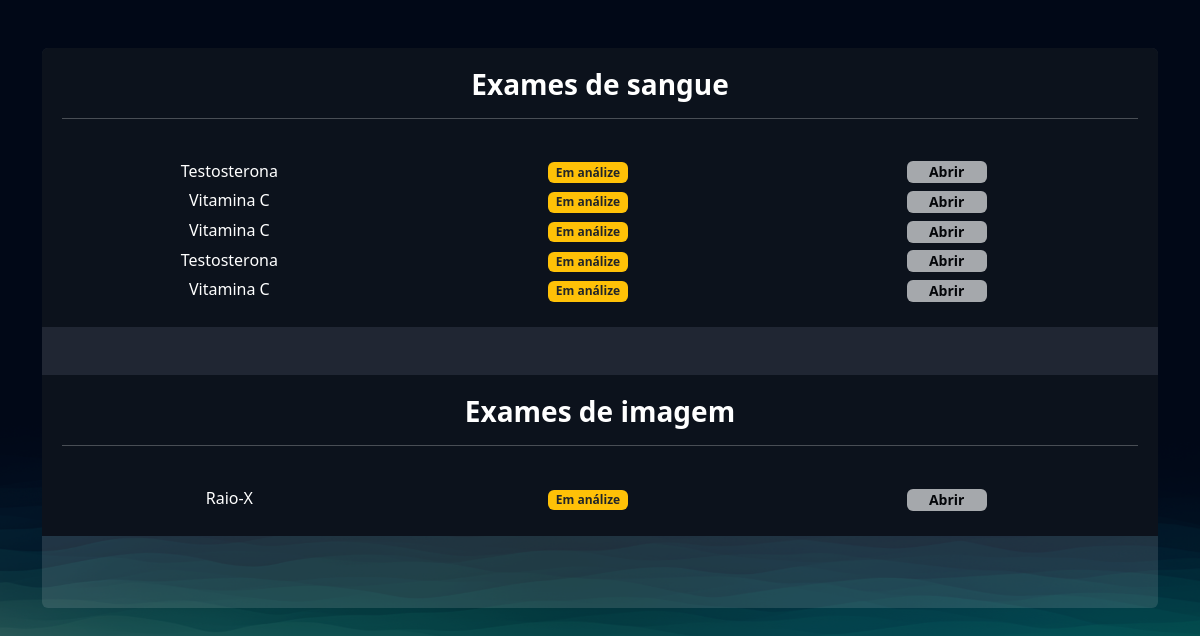
/exames/gerenciar_exames/ (signed in), run on an earlier commit of the app's database.
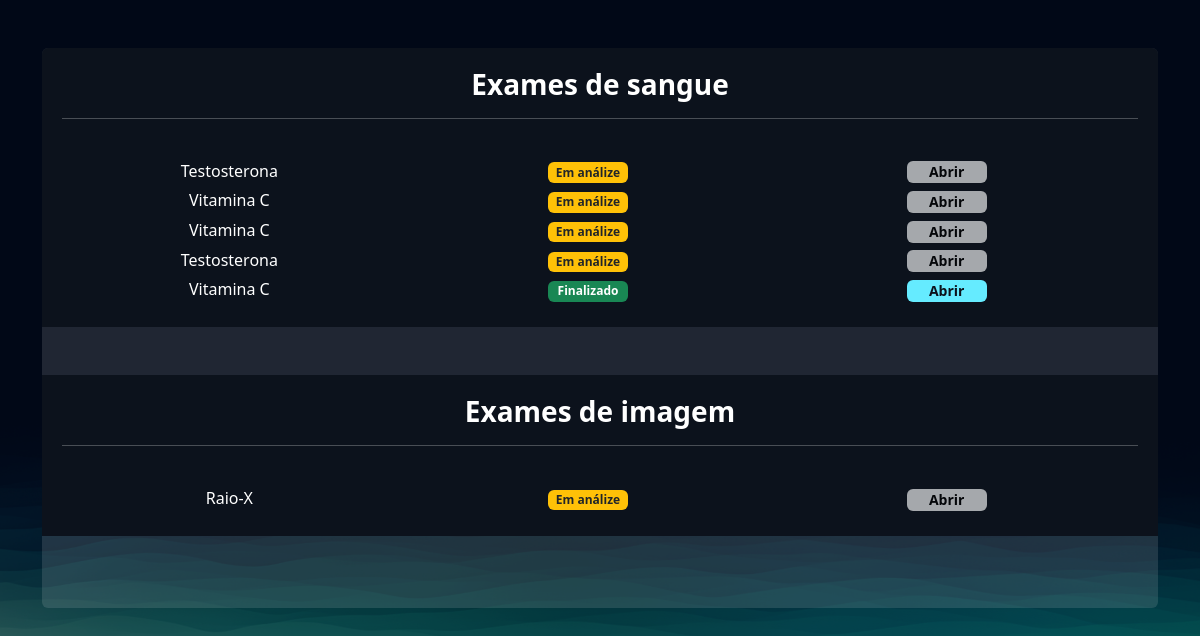
And on a later commit of the database.
### exames/models.py (models this page shows, shortened)
class SolicitacaoExame(models.Model):
    choice_status = (
        ('E', 'Em análise'),
        ('F', 'Finalizado')
    )
    usuario = models.ForeignKey(User, on_delete=models.DO_NOTHING)
    exame = models.ForeignKey(TiposExames, on_delete=models.DO_NOTHING)
    status = models.CharField(max_length=1, choices=choice_status)
    resultado = models.FileField(upload_to="resultados", null=True, blank=True)
    requer_senha = models.BooleanField(default=False)
    senha = models.CharField(max_length=16, null=True, blank=True)
    def badge_template(self):
        if self.status == 'E':
            classes = 'bg-warning text-dark'
            mensagem = 'Em análize'
        elif self.status == 'F':
            mensagem = 'Finalizado'
            classes = 'bg-success'
        return mark_safe(f'<span class="badge {classes}" style="width: 80px;">{mensagem}</span>')

class TiposExames(models.Model):
    tipo_choices = (
        ('I', 'Exame de Imagem'),
        ('S', 'Exame de Sangue')
    )
    nome = models.CharField(max_length=50)
    tipo = models.CharField(max_length=1, choices=tipo_choices)
    preco = models.FloatField()
    disponivel = models.BooleanField(default=True)
    horario_inicial = models.IntegerField()
    horario_final = models.IntegerField()

### exames/views.py (the view)
# urls.py: path('gerenciar_exames/', views.gerenciar_exames, name='gerenciar_exames'),
@login_required
def gerenciar_exames(request):
    exames = SolicitacaoExame.objects.filter(usuario = request.user)
    return render(request, 'gerenciar_exames.html', {'exames': exames})

### exames/templates/gerenciar_exames.html (shortened to what this page needs)
{% extends "bases/base.html" %}
{% load static %}
{% block 'head' %}
    <link href="{% static 'exames/css/css.css' %}" rel="stylesheet">
    <link href="{% static 'exames/css/gerenciar_pedidos.css' %}" rel="stylesheet">
    <link href="{% static 'exames/css/gerenciar_exames.css' %}" rel="stylesheet">
{% endblock 'head' %}
{% block 'conteudo' %}
    <br>
    <br>
    <div class="container">
        <div class="card card-view">
            <div class="sub-card">
                <h3>Exames de sangue</h3>
                <hr>
                <br>
                {% for exame in exames %}
                    {% if exame.exame.tipo == 'S' %}
                        <div class="row">
                            <div class="col-md">{{exame.exame.nome}}</div>
                            <div class="col-md">
                                {{exame.badge_template}}
                            </div>
                            <div class="col-md">
                                {% if exame.status == 'F' %}
                                    <a href="{% url 'permitir_abrir_exame' exame.id %}" target="_blank" class="btn btn-light"> Abrir </a>
                                {% else %}
                                    <a href="#" class="btn btn-light disabled"> Abrir </a>
                                {% endif %}
                            </div>
                        </div>
                    {% endif %}
                {% endfor %}
            </div>
                <br>
                <br>
            <div class="sub-card">
                <h3>Exames de imagem</h3>
                <hr>
                <br>
                {% for exame in exames %}
                    {% if exame.exame.tipo == 'I' %}
                        <div class="row">
                            <div class="col-md">{{exame.exame.nome}}</div>
                            <div class="col-md">
                                {{exame.badge_template}}
                            </div>
                            <div class="col-md">
                                {% if exame.status == 'F' %}
                                    <a href="{% url 'permitir_abrir_exame' exame.id %}" target="_blank" class="btn btn-light"> Abrir </a>
                                {% else %}
                                    <a href="#" class="btn btn-light disabled"> Abrir </a>
                                {% endif %}
                            </div>
                        </div>
                    {% endif %}
                {% endfor %}
            </div>
        </div>
    </div>
{% endblock 'conteudo' %}

What changed in the data, as far as the page shows it:
changed SolicitacaoExame: status "E" → "F" (drawn); badge_template "Em análize" → "Finalizado"
